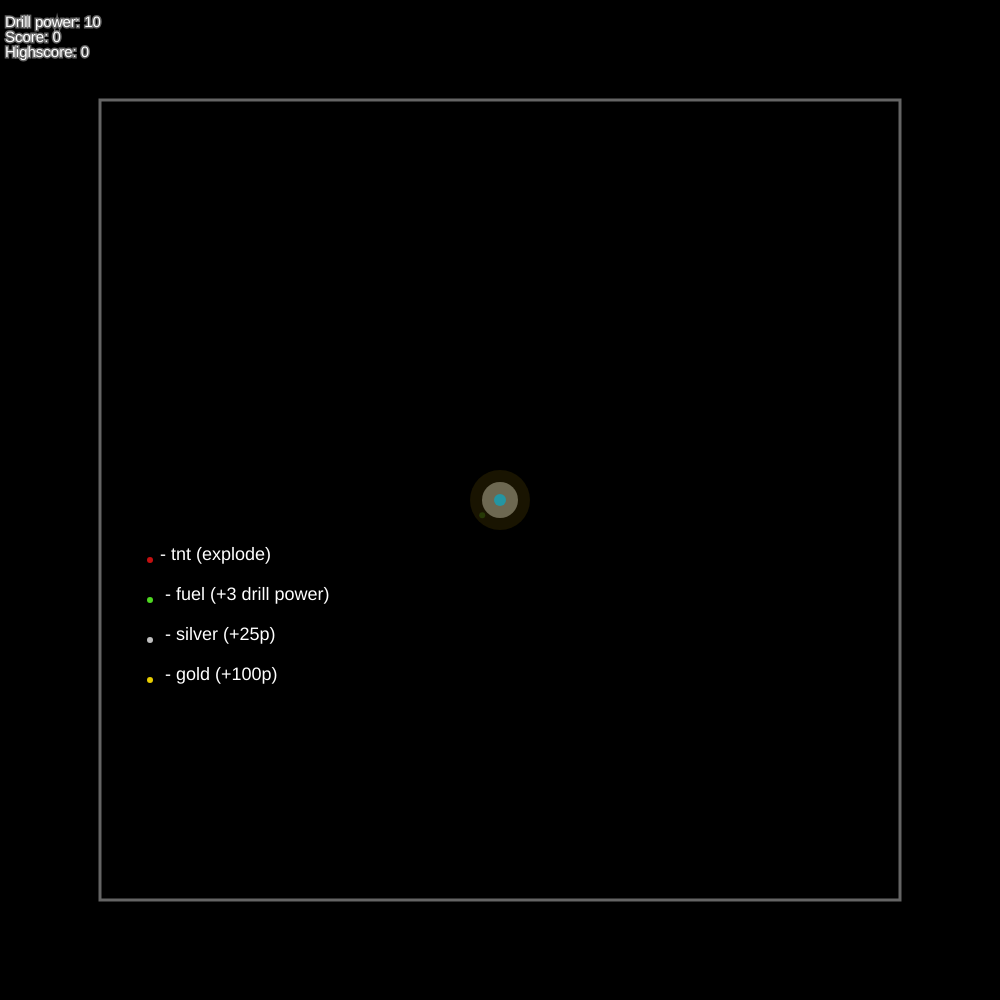
Frame 1 (no input)
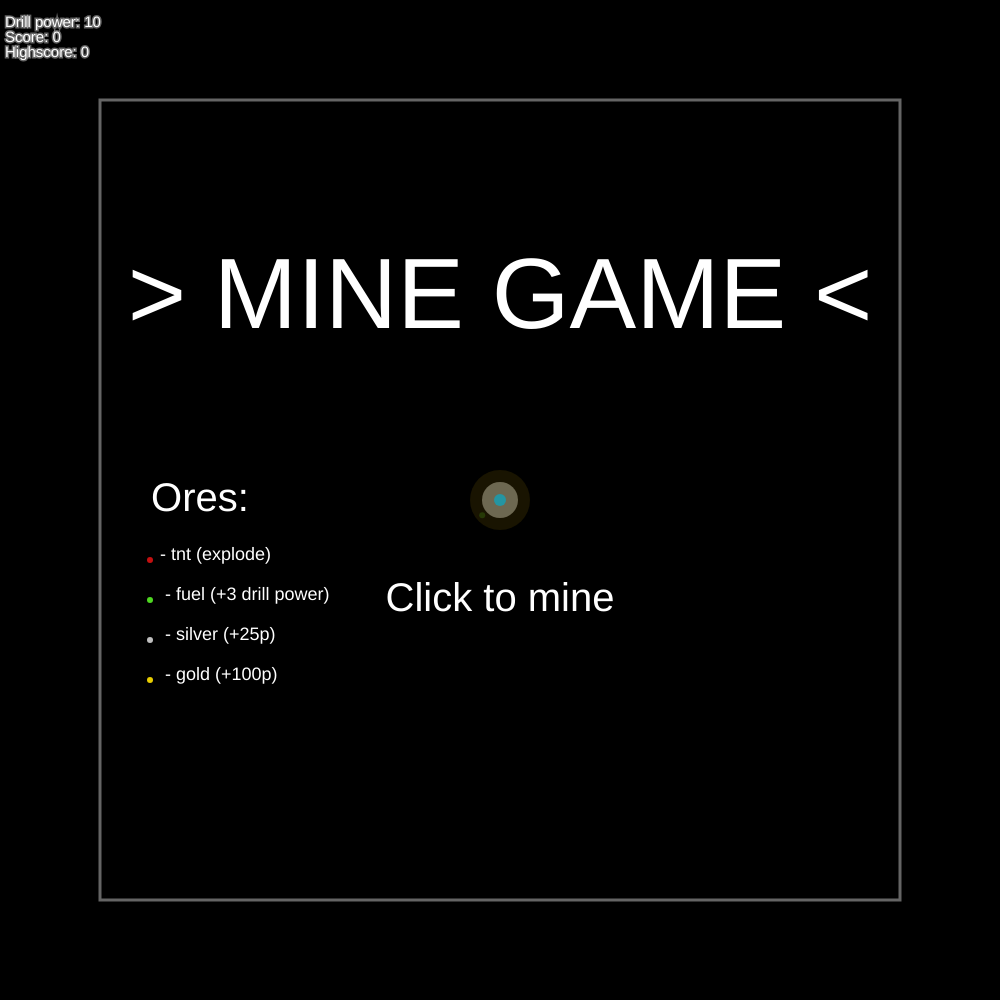
Frame 60 (no input)
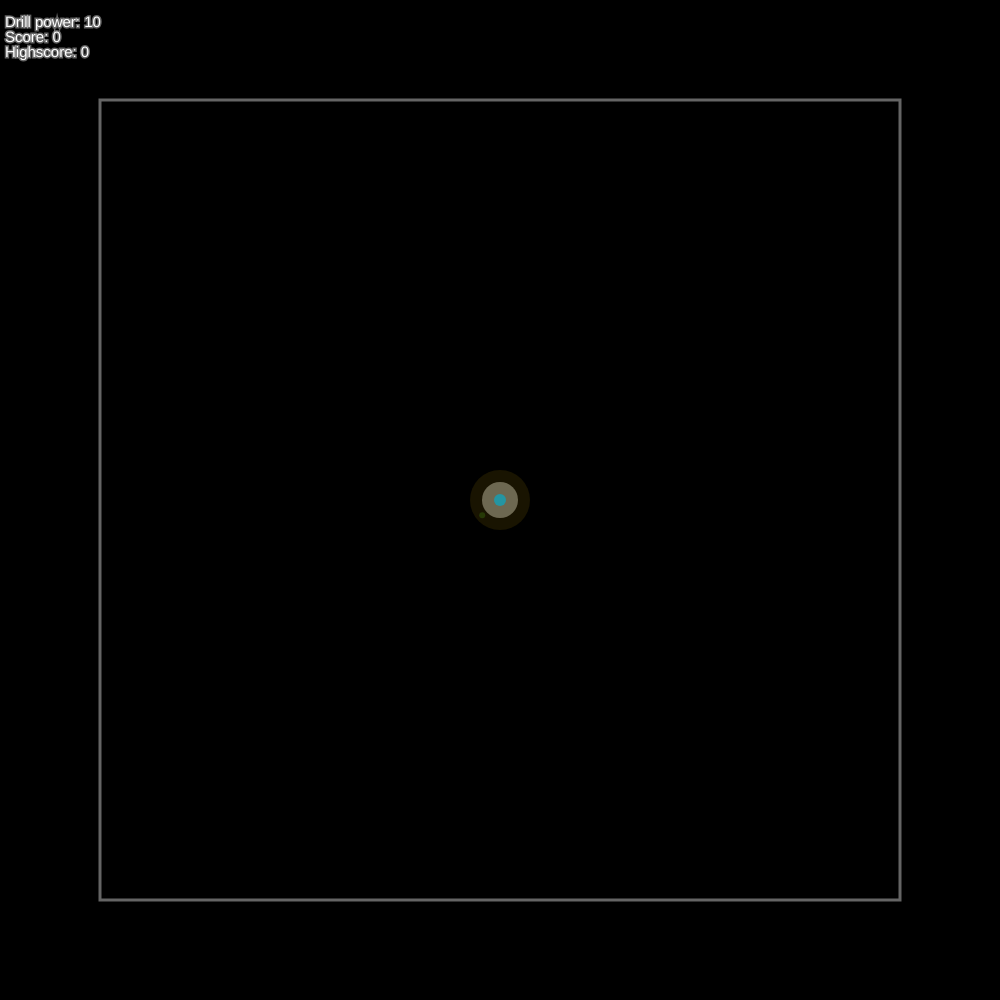
Frame 120 (the mouse pressed at the canvas centre since frame 60)

The p5.js sketch that drew these frames (run headless with seeded random() and noise() and a simulated clock; from frame 60 on, the mouse is pressed at the canvas centre):

// p5.js sketch
// ── sketch.js
// --- GLOBALA VARIABLER ---
let deadZoneSizeX, deadZoneSizeY;
let player;
let amount_ores;
let ores = [];
let minePath = []; // Döpt om från 'mine' för att undvika förvirring med klassen Mine

// Variabler för touch/mus-kontroller
let touchTimer = 0;
let touchThreshold = 20; // Antal frames som räknas som "klick" istället för "drag"
let isTouching = false;
let dragStartPoint = null;

const tnt = '#C41010';
const fuel = '#4ED821';
const silver = '#BFBFBF';
const gold = '#E8CD00';
const bgColor = 0;
const oreType = [tnt, fuel, silver, gold];

let lightSize = 60;
let score = 0;
let highscore = 0; // Fixat från highscore = score
let drillPower = 10;

const MENU = 1;
const PLAY = 2;
const GAME_OVER = 3;
let game_state = MENU;

// --- SETUP OCH DRAW ---
function setup() {
  // Skapar en canvas som passar skärmen men max 1000x1000
  let canvasSize = min(windowWidth, windowHeight, 1000);
  createCanvas(canvasSize, canvasSize); 
  
  // Förhindra att sidan scrollar när man drar med fingret på mobilen
  document.body.addEventListener('touchstart', function(e){ e.preventDefault(); }, {passive: false});
  document.body.addEventListener('touchmove', function(e){ e.preventDefault(); }, {passive: false});

  deadZoneSizeX = width / 10;
  deadZoneSizeY = height / 10;
  amount_ores = (width - 2 * deadZoneSizeX) * (height - 2 * deadZoneSizeY) / 1500;
  player = new Player();

  for (let i = 0; i < amount_ores; i++) {
    ores.push(new Ore(oreType[floor(random(oreType.length))], i));
  }
  minePath.push(new Mine(player.pos.x, player.pos.y));
}

function draw() {
  if (isTouching) {
    touchTimer++; // Räknar upp så länge fingret är på skärmen
  }

  noStroke();
  background(0);

  switch (game_state) {
    case MENU: menuScreen(); break;
    case PLAY: playScreen(); break;
    case GAME_OVER: gameOverScreen(); break;
  }

  player.move(); // Anropar rörselse-logiken
  player.display(lightSize);
  drawDeadZone();
  statsScreen();
}

// --- KONTROLLER ---
// mousePressed körs även vid "Tap" på mobilen
function mousePressed() {
  touchStarted();
  return false;
}

function mouseReleased() {
  touchEnded();
  return false;
}

// Vi lägger till touchStarted för att vara extra säkra på mobilen
function touchStarted() {
  if (game_state === MENU) {
    game_state = PLAY;
  } else if (game_state === PLAY) {
    // Sätt startvärden när skärmen vidrörs (Punkt A)
    isTouching = true;
    touchTimer = 0;
    dragStartPoint = createVector(mouseX, mouseY);
  } else if (game_state === GAME_OVER) {
     isTouching = true;
     touchTimer = 0;
     dragStartPoint = createVector(mouseX, mouseY);
  }
  return false; // Förhindrar scroll
}

function touchEnded() {
  if (game_state === PLAY && isTouching) {
    // Om vi släpper fingret och timern är under gränsen (t.ex. 20 frames) -> Gräv!
    // (Tips: 40 frames är nästan en hel sekund i 60fps, så 15-20 brukar kännas mer som ett "klick")
    if (touchTimer < touchThreshold) {
      minePath.push(new Mine(player.pos.x, player.pos.y));
      drillPower--;
    }
    // Nollställ när man släpper
    isTouching = false;
    dragStartPoint = null;
  } 
  else if (game_state === GAME_OVER && touchTimer < touchThreshold) {
    resetGame();
  }
  return false;
}

/*function handleAction() {
  if (game_state === MENU) {
    game_state = PLAY;
  } else if (game_state === PLAY) {
    minePath.push(new Mine(player.pos.x, player.pos.y));
    drillPower--;
  }
}*/

function keyPressed() {
  if (key === 'r' && game_state === GAME_OVER) {
    resetGame();
  }
}

function resetGame() {
  ores = [];
  minePath = [];
  for (let i = 0; i < amount_ores; i++) {
    ores.push(new Ore(oreType[floor(random(oreType.length))], i));
  }
  player.respawn();
  minePath.push(new Mine(player.pos.x, player.pos.y));
  lightSize = 60;
  score = 0;
  drillPower = 10;
  game_state = MENU;
}

// --- HJÄLPFUNKTIONER ---
function explode(center) {
  let explosionSize = 5;
  let explodeRadius = 20;
  for (let i = 0; i < explosionSize; i++) {
    let x = random(center.x - explodeRadius, center.x + explodeRadius);
    let y = random(center.y - explodeRadius, center.y + explodeRadius);
    minePath.push(new Mine(x, y));
  }
}

function statsScreen() {
  textSize(15);
  textAlign(LEFT, TOP); 
  fill(255);
  text("Drill power: " + drillPower, 5, 15);
  text("Score: " + score, 5, 30);
  text("Highscore: " + highscore, 5, 45);
}

function drawDeadZone() {
  fill(0);
  rect(0, 0, width, deadZoneSizeY);
  rect(0, 0, deadZoneSizeX, height);
  rect(0, height - deadZoneSizeY, width, deadZoneSizeY);
  rect(width - deadZoneSizeX, 0, deadZoneSizeX, height);
  stroke(255, 100);
  strokeWeight(3);
  noFill();
  rect(deadZoneSizeX, deadZoneSizeY, width - 2 * deadZoneSizeX, height - 2 * deadZoneSizeY);
}

// --- SPELLÄGEN (SCENES) ---
function menuScreen() {
  textSize(100);
  textAlign(CENTER, CENTER);
  text("> MINE GAME <", width / 2, height / 2 - 200);
  textSize(40);
  text("Click to mine", width / 2, height / 2 + 100);

  text("Ores:", deadZoneSizeX + 100, height / 2);
  for (let i = 0; i < oreType.length; i++) {
    fill(oreType[i]);
    ellipse(deadZoneSizeX + 50, height / 2 + 60 + 40 * i, ores[0].size, ores[0].size);
    textAlign(LEFT, CENTER);
    textSize(18);
    fill(255);
    
    // Använder let oreSample = ores[0] för att hämta värden säkert
    let oreSample = ores[0];
    if (i === 0) text("- tnt (explode)", deadZoneSizeX + 50 + 10, height / 2 + 60 + 40 * i - 5);
    if (i === 1) text(" - fuel (+" + oreSample.getValue(fuel) + " drill power)", deadZoneSizeX + 50 + 10, height / 2 + 60 + 40 * i - 5);
    if (i === 2) text(" - silver (+" + oreSample.getValue(silver) + "p)", deadZoneSizeX + 50 + 10, height / 2 + 60 + 40 * i - 5);
    if (i === 3) text(" - gold (+" + oreSample.getValue(gold) + "p)", deadZoneSizeX + 50 + 10, height / 2 + 60 + 40 * i - 5);
  }

  for (let path of minePath) path.display(player);
  for (let ore of ores) ore.display(player);
}

function playScreen() {
  for (let path of minePath) path.display(player);

  // Vi loopar baklänges här för att säkert kunna ta bort element (ores) från listan utan problem
  for (let i = ores.length - 1; i >= 0; i--) {
    let ore = ores[i];
    if (player.overlapse(ore)) {
      ore.applyValue();
      if (ore.type === tnt) explode(ore.pos);
      ores.splice(i, 1); // Tar bort oren från arrayen
    } else {
      ore.display(player);
    }
  }

  if (drillPower === -1) {
    game_state = GAME_OVER;
    drillPower = 0;
  }
  highscore = score > highscore ? score : highscore;

  // --- RITA LINJEN FRÅN A TILL B ---
  if (game_state === PLAY && isTouching && dragStartPoint) {
    
    // Vi kollar om vi har dragit fingret tillräckligt långt (mer än 5 pixlar)
    // Detta för att undvika att linjen blinkar till vid ett snabbt klick (grävning)
    let currentMousePoint = createVector(mouseX, mouseY);
    if (dragStartPoint.dist(currentMousePoint) > 5) {
      
      stroke(255);       // Sätt linjefärgen till vit
      strokeWeight(1);   // Gör linjen tunn (1 pixel)
      
      // Rita linjen från Punkt A (start) till Punkt B (nuvarande position)
      line(dragStartPoint.x, dragStartPoint.y, mouseX, mouseY);
      
      noStroke();        // VIKTIGT: Återställ så andra figurer inte får en ram
    }
  }
}

function gameOverScreen() {
  lightSize = 1500;

  for (let path of minePath) path.display(player);
  for (let ore of ores) ore.display(player);

  textSize(100);
  textAlign(CENTER, CENTER);
  fill(255);
  text("GAME OVER!", width / 2, height - deadZoneSizeY - 200);
  text("SCORE: " + score, width / 2, deadZoneSizeY + 100);
  textSize(25);
  text("HIGHSCORE: " + highscore, width / 2, deadZoneSizeY + 175);
  text("Mine size: " + minePath.length, width / 2, deadZoneSizeY + 215);
  textSize(50);
  text("Press 'r' to reset", width / 2, height - deadZoneSizeY - 100);
}

// --- KLASSER ---
class Player {
  constructor() {
    this.size = 12;
    this.r = this.size / 2;
    this.c = color('#2495A2');
    this.pos = createVector(width / 2, height / 2);
  }

  respawn() {
    this.pos = createVector(width / 2, height / 2);
  }

  overlapse(ore) {
    return this.pos.dist(ore.pos) < this.r;
  }

  /*move() {
    // VIKTIGT: mouseIsPressed är sann om man håller ner musen ELLER håller fingret på skärmen
    if (mouseIsPressed && game_state === PLAY) {
      let target = createVector(mouseX, mouseY);
      
      // Kolla om vi är tillräckligt långt bort från fingret/musen för att undvika "jitter"
        if (this.pos.dist(target) > 2) {
            let dir = p5.Vector.sub(target, this.pos);
            dir.normalize();
                    
            let nextPos = p5.Vector.add(this.pos, dir);

            // Kolla om nästa position är på en grävd gång (Mine)
            let onPath = false;
            for (let m of minePath) {
                if (nextPos.dist(m.pos) <= m.size / 2) {
                    onPath = true;
                    break;
                }
            }

            // Flytta bara om vi är på en gång och innanför spelplanen
            if (onPath && 
                nextPos.x > deadZoneSizeX && nextPos.x < width - deadZoneSizeX &&
                nextPos.y > deadZoneSizeY && nextPos.y < height - deadZoneSizeY) {
                this.pos.add(dir);
            }
        }
    }*/
    move() {
        // Rör oss bara om fingret/musen hålls ner och vi har en startpunkt (A)
        if (mouseIsPressed && dragStartPoint && game_state === PLAY) {
        
            let dragCurrentPoint = createVector(mouseX, mouseY); // Punkt B
            
            // Vi kollar så att vi faktiskt har dragit fingret litegrann (mer än 5 pixlar). 
            // Annars "skakar" spelaren till om man bara vill klicka.
            if (dragStartPoint.dist(dragCurrentPoint) > 5) {
                
                // Skapa rörelsevektorn från A till B och normalisera den
                let dir = p5.Vector.sub(dragCurrentPoint, dragStartPoint);
                dir.normalize();
                
                let nextPos = p5.Vector.add(this.pos, dir);

                // Kolla om nästa position är på en grävd gång (Mine)
                let onPath = false;
                for (let m of minePath) {
                if (nextPos.dist(m.pos) <= m.size / 2) {
                    onPath = true;
                    break;
                }
                }

                // Flytta om vi är på en gång och innanför spelplanen
                if (onPath && 
                    nextPos.x > deadZoneSizeX && nextPos.x < width - deadZoneSizeX &&
                    nextPos.y > deadZoneSizeY && nextPos.y < height - deadZoneSizeY) {
                this.pos.add(dir);
                }
            }
        }
    }

  display(lSize) {
    noStroke();
    fill(214, 173, 9, 30);
    ellipse(this.pos.x, this.pos.y, lSize, lSize);
    fill(this.c);
    ellipse(this.pos.x, this.pos.y, this.size, this.size);
  }
}

class Mine {
  constructor(xPos, yPos) {
    this.pos = createVector(xPos, yPos);
    this.size = player.size * 3;
    this.r = this.size / 2;
    this.c = color('#797975');
  }

  calculateAlpha(p) {
    let d = this.pos.dist(p.pos);
    if (d <= lightSize / 2 + this.r) {
      if (d <= lightSize / 4 + this.r) return 200;
      return 50;
    }
    return 30;
  }

  display(p) {
    let alphaVal = this.calculateAlpha(p);
    let cWithAlpha = color(red(this.c), green(this.c), blue(this.c), alphaVal);
    fill(cWithAlpha);
    ellipse(this.pos.x, this.pos.y, this.size, this.size);
  }
}

class Ore {
  constructor(type, id) {
    this.pos = createVector(deadZoneSizeX + random(width - 2 * deadZoneSizeX), deadZoneSizeY + random(height - 2 * deadZoneSizeY));
    this.size = 6;
    this.r = this.size / 2;
    this.type = type;
    this.id = id;
    this.valueArr = [25, 100, 3];
    this.silverN = 0;
    this.goldN = 1;
    this.fuelN = 2;
    this.seen = false;
  }

  applyValue() { 
    if (this.type === silver) score += this.valueArr[this.silverN];
    else if (this.type === gold) score += this.valueArr[this.goldN];
    else if (this.type === fuel) drillPower += this.valueArr[this.fuelN];
  }

  getValue(checkType) {
    if (checkType === silver) return this.valueArr[this.silverN];
    else if (checkType === gold) return this.valueArr[this.goldN];
    else if (checkType === fuel) return this.valueArr[this.fuelN];
    return 0;
  }

  calculateAlpha(p) {
    let d = this.pos.dist(p.pos);
    if (d <= lightSize / 2) {
      this.seen = true;
      if (d <= lightSize / 4) return 200;
      return 50;
    } else if (this.seen) return 50;
    return 0;
  }

  display(p) {
    let alphaVal = this.calculateAlpha(p);
    let c = color(this.type);
    c.setAlpha(alphaVal);
    fill(c);
    ellipse(this.pos.x, this.pos.y, this.size, this.size);
  }
}
